Frame 1 (no input): blank canvas, image omitted
Frame 60 (the mouse pressed at the canvas centre just before this capture): blank canvas, image omitted
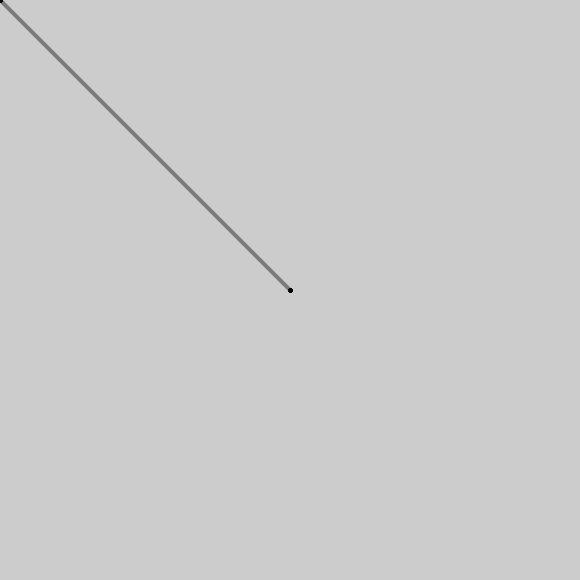
Frame 120 (the mouse held since frame 60 and released just before this capture)

The Processing sketch whose frames 1 and 60 were blank and that drew this single picture after the mouse press (run headless with seeded random() and noise(); from frame 60 on, the mouse is pressed at the canvas centre):

// Processing sketch: Setup_and_draw
// ── Setup_and_draw.pde
void setup(){
  size(580, 580);
  strokeWeight(4);
  stroke(0,102);
}

void draw(){
  line(mouseX, mouseY, pmouseX, pmouseY);
}
